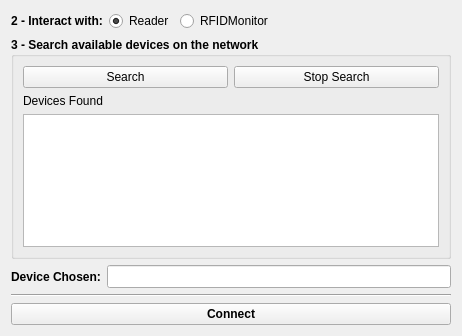
<?xml version="1.0" encoding="UTF-8"?>
<ui version="4.0">
 <class>NetworkConnConfigWidget</class>
 <widget class="QWidget" name="NetworkConnConfigWidget">
  <property name="geometry">
   <rect>
    <x>0</x>
    <y>0</y>
    <width>462</width>
    <height>336</height>
   </rect>
  </property>
  <property name="windowTitle">
   <string>Network Connection Configuration</string>
  </property>
  <layout class="QVBoxLayout" name="verticalLayout">
   <item>
    <layout class="QHBoxLayout" name="horizontalLayout_2">
     <item>
      <widget class="QLabel" name="label">
       <property name="font">
        <font>
         <weight>75</weight>
         <bold>true</bold>
        </font>
       </property>
       <property name="text">
        <string>2 - Interact with:</string>
       </property>
      </widget>
     </item>
     <item>
      <widget class="QRadioButton" name="rbReaderInteraction">
       <property name="text">
        <string>Reader</string>
       </property>
       <property name="checked">
        <bool>true</bool>
       </property>
      </widget>
     </item>
     <item>
      <widget class="QRadioButton" name="rbRFIDMonitorInteraction">
       <property name="text">
        <string>RFIDMonitor</string>
       </property>
      </widget>
     </item>
     <item>
      <spacer name="horizontalSpacer">
       <property name="orientation">
        <enum>Qt::Horizontal</enum>
       </property>
       <property name="sizeHint" stdset="0">
        <size>
         <width>40</width>
         <height>20</height>
        </size>
       </property>
      </spacer>
     </item>
    </layout>
   </item>
   <item>
    <widget class="QGroupBox" name="groupBox_5">
     <property name="font">
      <font>
       <weight>75</weight>
       <bold>true</bold>
      </font>
     </property>
     <property name="title">
      <string>3 - Search available devices on the network</string>
     </property>
     <layout class="QVBoxLayout" name="verticalLayout_2">
      <item>
       <layout class="QHBoxLayout" name="horizontalLayout_3">
        <item>
         <widget class="QPushButton" name="btRaspSearch">
          <property name="minimumSize">
           <size>
            <width>200</width>
            <height>0</height>
           </size>
          </property>
          <property name="font">
           <font>
            <weight>50</weight>
            <bold>false</bold>
           </font>
          </property>
          <property name="text">
           <string>Search</string>
          </property>
         </widget>
        </item>
        <item>
         <widget class="QPushButton" name="btStopRaspSearch">
          <property name="minimumSize">
           <size>
            <width>200</width>
            <height>0</height>
           </size>
          </property>
          <property name="font">
           <font>
            <weight>50</weight>
            <bold>false</bold>
           </font>
          </property>
          <property name="text">
           <string>Stop Search</string>
          </property>
         </widget>
        </item>
       </layout>
      </item>
      <item>
       <widget class="QLabel" name="label_10">
        <property name="font">
         <font>
          <weight>50</weight>
          <bold>false</bold>
         </font>
        </property>
        <property name="text">
         <string>Devices Found</string>
        </property>
       </widget>
      </item>
      <item>
       <widget class="QListView" name="lvDevicesFound">
        <property name="font">
         <font>
          <weight>50</weight>
          <bold>false</bold>
         </font>
        </property>
        <property name="toolTip">
         <string/>
        </property>
        <property name="statusTip">
         <string/>
        </property>
        <property name="whatsThis">
         <string/>
        </property>
       </widget>
      </item>
     </layout>
    </widget>
   </item>
   <item>
    <layout class="QHBoxLayout" name="horizontalLayout">
     <item>
      <widget class="QLabel" name="label_11">
       <property name="font">
        <font>
         <weight>75</weight>
         <bold>true</bold>
        </font>
       </property>
       <property name="text">
        <string>Device Chosen:</string>
       </property>
      </widget>
     </item>
     <item>
      <widget class="QLineEdit" name="leDeviceChosen">
       <property name="minimumSize">
        <size>
         <width>250</width>
         <height>0</height>
        </size>
       </property>
       <property name="maximumSize">
        <size>
         <width>16777215</width>
         <height>300</height>
        </size>
       </property>
       <property name="font">
        <font>
         <pointsize>10</pointsize>
        </font>
       </property>
       <property name="readOnly">
        <bool>true</bool>
       </property>
      </widget>
     </item>
    </layout>
   </item>
   <item>
    <widget class="Line" name="line_2">
     <property name="orientation">
      <enum>Qt::Horizontal</enum>
     </property>
    </widget>
   </item>
   <item>
    <layout class="QHBoxLayout" name="horizontalLayout_4">
     <item>
      <widget class="QPushButton" name="btConnectToRasp">
       <property name="minimumSize">
        <size>
         <width>150</width>
         <height>0</height>
        </size>
       </property>
       <property name="font">
        <font>
         <pointsize>9</pointsize>
         <weight>75</weight>
         <bold>true</bold>
        </font>
       </property>
       <property name="text">
        <string>Connect</string>
       </property>
      </widget>
     </item>
    </layout>
   </item>
  </layout>
 </widget>
 <resources/>
 <connections/>
</ui>
